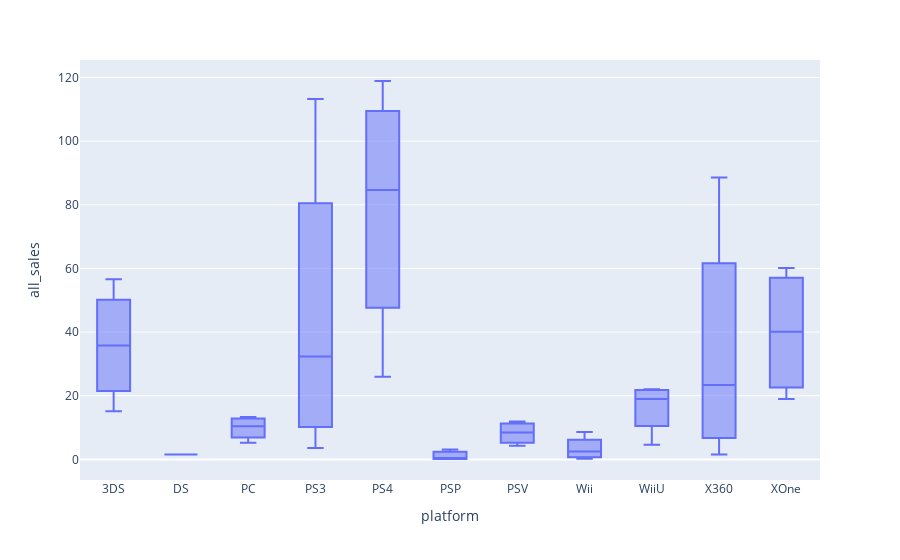

Here is the notebook cell this chart was saved with:
### Markdown cell above
### Постройте график «ящик с усами» по глобальным продажам игр в разбивке по платформам. Опишите результат

### Code cell
px.box(sales_by_platform_from2013, 
        x="platform", 
        y="all_sales")

### Figure 1 — Plotly figure (JSON) as saved in the notebook; plotly's stock layout.template omitted (floating-point values rounded to 4 significant figures)
{"data": [{"alignmentgroup": "True", "hovertemplate": "platform=%{x}<br>all_sales=%{y}<extra></extra>", "legendgroup": "", "marker": {"color": "#636efa"}, "name": "", "notched": false, "offsetgroup": "", "orientation": "v", "showlegend": false, "type": "box", "x": ["3DS", "DS", "PC", "PS3", "PS4", "PSP", "PSV", "Wii", "WiiU", "X360", "XOne", "3DS", "PC", "PS3", "PS4", "PSP", "PSV", "Wii", "WiiU", "X360", "XOne", "3DS", "PC", "PS3", "PS4", "PSP", "PSV", "Wii", "WiiU", "X360", "XOne", "3DS", "PC", "PS3", "PS4", "PSV", "Wii", "WiiU", "X360", "XOne"], "x0": " ", "xaxis": "x", "y": [56.57, 1.54, 12.38, 113.2, 25.99, 3.14, 10.59, 8.59, 21.65, 88.58, 18.96, 43.76, 13.28, 47.76, 100, 0.24, 11.9, 3.75, 22.03, 34.74, 54.07, 27.78, 8.52, 16.82, 118.9, 0.12, 6.25, 1.14, 16.35, 11.96, 60.14, 15.14, 5.25, 3.6, 69.25, 4.25, 0.18, 4.6, 1.52, 26.15], "y0": " ", "yaxis": "y"}], "layout": {"boxmode": "group", "legend": {"tracegroupgap": 0}, "margin": {"t": 60}, "xaxis": {"anchor": "y", "domain": [0, 1], "title": {"text": "platform"}}, "yaxis": {"anchor": "x", "domain": [0, 1], "title": {"text": "all_sales"}}}}
